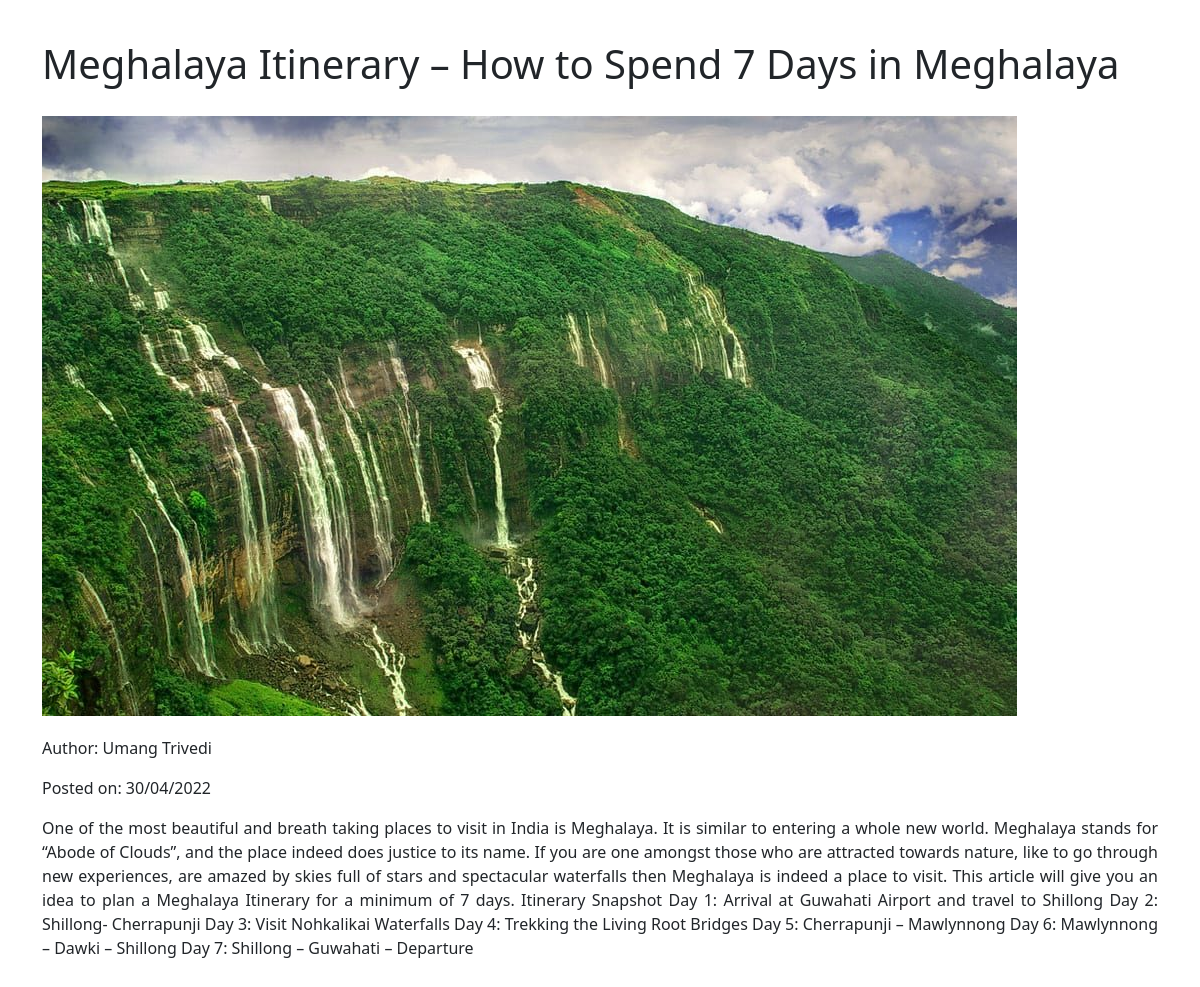
Screenshot of /blogs/2 with the database file from the repository.
### Tiny_Steps/models.py (models this page shows, shortened)
class BlogPost(db.Model):
    id = db.Column(db.Integer, primary_key=True)
    tourist_id = db.Column(db.Integer, db.ForeignKey('tourist.id'), nullable=False)
    date_posted = db.Column(db.DateTime)
    title = db.Column(db.String(30), nullable=False)
    content = db.Column(db.String(500), nullable=False)
    pic = db.Column(db.Text, nullable=False)
    pic_name = db.Column(db.Text)
    mimetype = db.Column(db.Text)

class Tourist(db.Model, UserMixin):
    id = db.Column(db.Integer, primary_key=True)
    name = db.Column(db.String(20), nullable=False)
    email = db.Column(db.String(30), unique=True, nullable=False)
    password = db.Column(db.String(20), nullable=False)
    blogs = db.relationship('BlogPost', backref='tourist', lazy=True)

### Tiny_Steps/main.py (the view)
@main.route('/blogs/<int:id>')
def blogpost(id):
    post = BlogPost.query.filter_by(id=id).first()
    return render_template("blogpost.html", post=post)

### Tiny_Steps/templates/blogpost.html (shortened to what this page needs)
<!DOCTYPE html>
<html lang="en">
<head>
    <link href="https://cdn.jsdelivr.net/npm/bootstrap@5.1.3/dist/css/bootstrap.min.css" rel="stylesheet">
</head>
<body>
    <div class="container">
        <h1>{{ post.title }}</h1>
        <img src="/static/posts/{{ post.pic_name }}" alt="">
        <p>Author: {{ post.tourist.name }}</p>
        <p>Posted on: {{ post.date_posted.strftime("%d/%m/%Y") }}</p>
        <p>{{ post.content }}</p>
    </div>
</body>
</html>

### Tiny_Steps/templates/blogpost.html (style rules this page uses)
* { margin-top: 20px; margin-bottom: 20px; text-align: justify; }

### rows the page displays
BlogPost: title "Meghalaya Itinerary – How to Spend 7 Days in Meghalaya", pic_name (picture), date_posted "30/04/2022", content "One of the most beautiful and breath taking places to visit in India is Meghalaya. It is similar to entering a whole new world. Meghalaya stands for “Abode of Clouds”, and the place indeed does justice to its name. If you are one amongst those who are attracted towards nature, like to go through new experiences, are amazed by skies full of stars and spectacular waterfalls then Meghalaya is indeed a place to visit. This article will give you an idea to plan a Meghalaya Itinerary for a minimum of 7 days. Itinerary Snapshot Day 1: Arrival at Guwahati Airport and travel to Shillong Day 2: Shillong- Cherrapunji Day 3: Visit Nohkalikai Waterfalls Day 4: Trekking the Living Root Bridges Day 5:…"
Tourist: tourist.name "Umang Trivedi"
